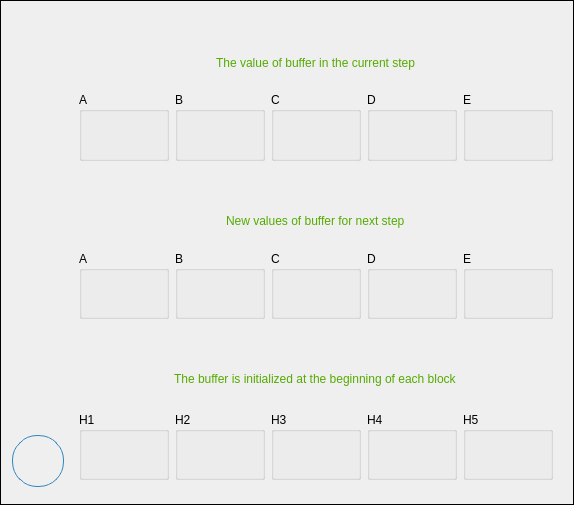
      <widget class="QFrame" name="frameLay">
       <property name="frameShape">
        <enum>QFrame::Shape::Box</enum>
       </property>
       <layout class="QGridLayout" name="gridLayout">
        <item row="4" column="1" alignment="Qt::AlignmentFlag::AlignHCenter">
         <widget class="QLabel" name="label_3">
          <property name="styleSheet">
           <string notr="true">color: rgb(85, 170, 0);
font: 700 11pt &quot;Segoe UI&quot;;</string>
          </property>
          <property name="text">
           <string>New values of buffer for next step</string>
          </property>
         </widget>
        </item>
        <item row="0" column="0" rowspan="9">
         <spacer name="verticalSpacer_2">
          <property name="orientation">
           <enum>Qt::Orientation::Vertical</enum>
          </property>
          <property name="sizeHint" stdset="0">
           <size>
            <width>20</width>
            <height>417</height>
           </size>
          </property>
         </spacer>
        </item>
        <item row="1" column="1" alignment="Qt::AlignmentFlag::AlignHCenter">
         <widget class="QLabel" name="label_4">
          <property name="styleSheet">
           <string notr="true">color: rgb(85, 170, 0);
font: 700 11pt &quot;Segoe UI&quot;;</string>
          </property>
          <property name="text">
           <string>The value of buffer in the current step</string>
          </property>
         </widget>
        </item>
        <item row="6" column="1">
         <spacer name="horizontalSpacer_2">
          <property name="orientation">
           <enum>Qt::Orientation::Horizontal</enum>
          </property>
          <property name="sizeHint" stdset="0">
           <size>
            <width>489</width>
            <height>20</height>
           </size>
          </property>
         </spacer>
        </item>
        <item row="0" column="1">
         <spacer name="horizontalSpacer_3">
          <property name="orientation">
           <enum>Qt::Orientation::Horizontal</enum>
          </property>
          <property name="sizeHint" stdset="0">
           <size>
            <width>489</width>
            <height>20</height>
           </size>
          </property>
         </spacer>
        </item>
        <item row="3" column="1">
         <spacer name="horizontalSpacer">
          <property name="orientation">
           <enum>Qt::Orientation::Horizontal</enum>
          </property>
          <property name="sizeHint" stdset="0">
           <size>
            <width>489</width>
            <height>20</height>
           </size>
          </property>
         </spacer>
        </item>
        <item row="7" column="1" alignment="Qt::AlignmentFlag::AlignHCenter">
         <widget class="QLabel" name="label_2">
          <property name="styleSheet">
           <string notr="true">color: rgb(85, 170, 0);
font: 700 11pt &quot;Segoe UI&quot;;</string>
          </property>
          <property name="text">
           <string>The buffer is initialized at the beginning of each block</string>
          </property>
         </widget>
        </item>
        <item row="8" column="1" rowspan="3">
         <widget class="QFrame" name="frame_5">
          <property name="sizePolicy">
           <sizepolicy hsizetype="Fixed" vsizetype="Fixed">
            <horstretch>0</horstretch>
            <verstretch>0</verstretch>
           </sizepolicy>
          </property>
          <property name="frameShadow">
           <enum>QFrame::Shadow::Raised</enum>
          </property>
          <layout class="QHBoxLayout" name="horizontalLayout_5">
           <item>
            <widget class="QGroupBox" name="groupH1">
             <property name="sizePolicy">
              <sizepolicy hsizetype="Expanding" vsizetype="Expanding">
               <horstretch>0</horstretch>
               <verstretch>0</verstretch>
              </sizepolicy>
             </property>
             <property name="minimumSize">
              <size>
               <width>90</width>
               <height>68</height>
              </size>
             </property>
             <property name="title">
              <string>H1</string>
             </property>
             <layout class="QVBoxLayout" name="verticalLayoutH1">
              <item>
               <widget class="QLabel" name="labelValueH1">
                <property name="text">
                 <string/>
                </property>
               </widget>
              </item>
             </layout>
            </widget>
           </item>
           <item>
            <widget class="QGroupBox" name="groupH2">
             <property name="sizePolicy">
              <sizepolicy hsizetype="Expanding" vsizetype="Expanding">
               <horstretch>0</horstretch>
               <verstretch>0</verstretch>
              </sizepolicy>
             </property>
             <property name="minimumSize">
              <size>
               <width>90</width>
               <height>68</height>
              </size>
             </property>
             <property name="title">
              <string>H2</string>
             </property>
             <layout class="QVBoxLayout" name="verticalLayoutH2">
              <item>
               <widget class="QLabel" name="labelValueH2">
                <property name="text">
                 <string/>
                </property>
               </widget>
              </item>
             </layout>
            </widget>
           </item>
           <item>
            <widget class="QGroupBox" name="groupH3">
             <property name="sizePolicy">
              <sizepolicy hsizetype="Expanding" vsizetype="Expanding">
               <horstretch>0</horstretch>
               <verstretch>0</verstretch>
              </sizepolicy>
             </property>
             <property name="minimumSize">
              <size>
               <width>90</width>
               <height>68</height>
              </size>
             </property>
             <property name="title">
              <string>H3</string>
             </property>
             <layout class="QVBoxLayout" name="verticalLayoutH3">
              <item>
               <widget class="QLabel" name="labelValueH3">
                <property name="text">
                 <string/>
                </property>
               </widget>
              </item>
             </layout>
            </widget>
           </item>
           <item>
            <widget class="QGroupBox" name="groupH4">
             <property name="sizePolicy">
              <sizepolicy hsizetype="Expanding" vsizetype="Expanding">
               <horstretch>0</horstretch>
               <verstretch>0</verstretch>
              </sizepolicy>
             </property>
             <property name="minimumSize">
              <size>
               <width>90</width>
               <height>68</height>
              </size>
             </property>
             <property name="title">
              <string>H4</string>
             </property>
             <layout class="QVBoxLayout" name="verticalLayoutH4">
              <item>
               <widget class="QLabel" name="labelValueH4">
                <property name="text">
                 <string/>
                </property>
               </widget>
              </item>
             </layout>
            </widget>
           </item>
           <item>
            <widget class="QGroupBox" name="groupH5">
             <property name="sizePolicy">
              <sizepolicy hsizetype="Expanding" vsizetype="Expanding">
               <horstretch>0</horstretch>
               <verstretch>0</verstretch>
              </sizepolicy>
             </property>
             <property name="minimumSize">
              <size>
               <width>90</width>
               <height>68</height>
              </size>
             </property>
             <property name="title">
              <string>H5</string>
             </property>
             <layout class="QVBoxLayout" name="verticalLayout_14">
              <item>
               <widget class="QLabel" name="labelValueH5">
                <property name="text">
                 <string/>
                </property>
               </widget>
              </item>
             </layout>
            </widget>
           </item>
          </layout>
         </widget>
        </item>
        <item row="5" column="1">
         <widget class="QFrame" name="frame_4">
          <property name="sizePolicy">
           <sizepolicy hsizetype="Fixed" vsizetype="Fixed">
            <horstretch>0</horstretch>
            <verstretch>0</verstretch>
           </sizepolicy>
          </property>
          <property name="frameShadow">
           <enum>QFrame::Shadow::Raised</enum>
          </property>
          <layout class="QHBoxLayout" name="horizontalLayout_4">
           <item>
            <widget class="QGroupBox" name="groupA_new">
             <property name="sizePolicy">
              <sizepolicy hsizetype="Expanding" vsizetype="Expanding">
               <horstretch>0</horstretch>
               <verstretch>0</verstretch>
              </sizepolicy>
             </property>
             <property name="minimumSize">
              <size>
               <width>90</width>
               <height>68</height>
              </size>
             </property>
             <property name="title">
              <string>A</string>
             </property>
             <layout class="QVBoxLayout" name="verticalLayoutB_new">
              <item>
               <widget class="QLabel" name="labelValueA_new">
                <property name="text">
                 <string/>
                </property>
               </widget>
              </item>
             </layout>
            </widget>
           </item>
           <item>
            <widget class="QGroupBox" name="groupB_new">
             <property name="sizePolicy">
              <sizepolicy hsizetype="Expanding" vsizetype="Expanding">
               <horstretch>0</horstretch>
               <verstretch>0</verstretch>
              </sizepolicy>
             </property>
             <property name="minimumSize">
              <size>
               <width>90</width>
               <height>68</height>
              </size>
             </property>
             <property name="title">
              <string>B</string>
             </property>
             <layout class="QVBoxLayout" name="verticalLayoutC_new">
              <item>
               <widget class="QLabel" name="labelValueB_new">
                <property name="text">
                 <string/>
                </property>
               </widget>
              </item>
             </layout>
            </widget>
           </item>
           <item>
            <widget class="QGroupBox" name="groupC_new">
             <property name="sizePolicy">
              <sizepolicy hsizetype="Expanding" vsizetype="Expanding">
               <horstretch>0</horstretch>
               <verstretch>0</verstretch>
              </sizepolicy>
             </property>
             <property name="minimumSize">
              <size>
               <width>90</width>
               <height>68</height>
              </size>
             </property>
             <property name="title">
              <string>C</string>
             </property>
             <layout class="QVBoxLayout" name="verticalLayoutD_new">
              <item>
               <widget class="QLabel" name="labelValueC_new">
                <property name="text">
                 <string/>
                </property>
               </widget>
              </item>
             </layout>
            </widget>
           </item>
           <item>
            <widget class="QGroupBox" name="groupD_new">
             <property name="sizePolicy">
              <sizepolicy hsizetype="Expanding" vsizetype="Expanding">
               <horstretch>0</horstretch>
               <verstretch>0</verstretch>
              </sizepolicy>
             </property>
             <property name="minimumSize">
              <size>
               <width>90</width>
               <height>68</height>
              </size>
             </property>
             <property name="title">
              <string>D</string>
             </property>
             <layout class="QVBoxLayout" name="verticalLayoutA_new">
              <item>
               <widget class="QLabel" name="labelValueD_new">
                <property name="text">
                 <string/>
                </property>
               </widget>
              </item>
             </layout>
            </widget>
           </item>
           <item>
            <widget class="QGroupBox" name="groupE_new">
             <property name="sizePolicy">
              <sizepolicy hsizetype="Expanding" vsizetype="Expanding">
               <horstretch>0</horstretch>
               <verstretch>0</verstretch>
              </sizepolicy>
             </property>
             <property name="minimumSize">
              <size>
               <width>90</width>
               <height>68</height>
              </size>
             </property>
             <property name="title">
              <string>E</string>
             </property>
             <layout class="QVBoxLayout" name="verticalLayout_15">
              <item>
               <widget class="QLabel" name="labelValueE_new">
                <property name="text">
                 <string/>
                </property>
               </widget>
              </item>
             </layout>
            </widget>
           </item>
          </layout>
         </widget>
        </item>
        <item row="2" column="1">
         <widget class="QFrame" name="frame_3">
          <property name="sizePolicy">
           <sizepolicy hsizetype="Expanding" vsizetype="Fixed">
            <horstretch>0</horstretch>
            <verstretch>0</verstretch>
           </sizepolicy>
          </property>
          <property name="frameShadow">
           <enum>QFrame::Shadow::Raised</enum>
          </property>
          <layout class="QHBoxLayout" name="horizontalLayout_3">
           <item>
            <widget class="QGroupBox" name="groupA">
             <property name="sizePolicy">
              <sizepolicy hsizetype="Expanding" vsizetype="Expanding">
               <horstretch>0</horstretch>
               <verstretch>0</verstretch>
              </sizepolicy>
             </property>
             <property name="minimumSize">
              <size>
               <width>90</width>
               <height>69</height>
              </size>
             </property>
             <property name="title">
              <string>A</string>
             </property>
             <layout class="QVBoxLayout" name="verticalLayout_11">
              <item>
               <widget class="QLabel" name="labelValueA">
                <property name="text">
                 <string/>
                </property>
               </widget>
              </item>
             </layout>
            </widget>
           </item>
           <item>
            <widget class="QGroupBox" name="groupB">
             <property name="sizePolicy">
              <sizepolicy hsizetype="Expanding" vsizetype="Expanding">
               <horstretch>0</horstretch>
               <verstretch>0</verstretch>
              </sizepolicy>
             </property>
             <property name="minimumSize">
              <size>
               <width>90</width>
               <height>68</height>
              </size>
             </property>
             <property name="title">
              <string>B</string>
             </property>
             <layout class="QVBoxLayout" name="verticalLayout_10">
              <item>
               <widget class="QLabel" name="labelValueB">
                <property name="text">
                 <string/>
                </property>
               </widget>
              </item>
             </layout>
            </widget>
           </item>
           <item>
            <widget class="QGroupBox" name="groupC">
             <property name="sizePolicy">
              <sizepolicy hsizetype="Expanding" vsizetype="Expanding">
               <horstretch>0</horstretch>
               <verstretch>0</verstretch>
              </sizepolicy>
             </property>
             <property name="minimumSize">
              <size>
               <width>90</width>
               <height>68</height>
              </size>
             </property>
             <property name="title">
              <string>C</string>
             </property>
             <layout class="QVBoxLayout" name="verticalLayout_9">
              <item>
               <widget class="QLabel" name="labelValueC">
                <property name="text">
                 <string/>
                </property>
               </widget>
              </item>
             </layout>
            </widget>
           </item>
           <item>
            <widget class="QGroupBox" name="groupD">
             <property name="sizePolicy">
              <sizepolicy hsizetype="Expanding" vsizetype="Expanding">
               <horstretch>0</horstretch>
               <verstretch>0</verstretch>
              </sizepolicy>
             </property>
             <property name="minimumSize">
              <size>
               <width>90</width>
               <height>68</height>
              </size>
             </property>
             <property name="title">
              <string>D</string>
             </property>
             <layout class="QVBoxLayout" name="verticalLayout_6">
              <item>
               <widget class="QLabel" name="labelValueD">
                <property name="text">
                 <string/>
                </property>
               </widget>
              </item>
             </layout>
            </widget>
           </item>
           <item>
            <widget class="QGroupBox" name="groupE">
             <property name="sizePolicy">
              <sizepolicy hsizetype="Expanding" vsizetype="Expanding">
               <horstretch>0</horstretch>
               <verstretch>0</verstretch>
              </sizepolicy>
             </property>
             <property name="minimumSize">
              <size>
               <width>90</width>
               <height>68</height>
              </size>
             </property>
             <property name="title">
              <string>E</string>
             </property>
             <layout class="QVBoxLayout" name="verticalLayout_16">
              <item>
               <widget class="QLabel" name="labelValueE">
                <property name="text">
                 <string/>
                </property>
               </widget>
              </item>
             </layout>
            </widget>
           </item>
          </layout>
         </widget>
        </item>
        <item row="9" column="0">
         <widget class="QPushButton" name="operator6">
          <property name="enabled">
           <bool>true</bool>
          </property>
          <property name="sizePolicy">
           <sizepolicy hsizetype="Expanding" vsizetype="Expanding">
            <horstretch>0</horstretch>
            <verstretch>0</verstretch>
           </sizepolicy>
          </property>
          <property name="minimumSize">
           <size>
            <width>52</width>
            <height>52</height>
           </size>
          </property>
          <property name="styleSheet">
           <string notr="true">QPushButton {
    background-color: qlineargradient(
        x1: 0, y1: 0, x2: 0, y2: 1,
        stop: 0 #73C2FB, stop: 1 #2E86C1);
    border: 1px solid #2E86C1;
    border-radius: 25px;
    min-width: 50px;
    min-height: 50px;
    max-width: 50px;
    max-height: 50px;
}</string>
          </property>
          <property name="text">
           <string/>
          </property>
          <property name="icon">
           <iconset resource="../../resources.qrc">
            <normaloff>:/icons/iconsDark/plus-circle.png</normaloff>:/icons/iconsDark/plus-circle.png</iconset>
          </property>
          <property name="iconSize">
           <size>
            <width>35</width>
            <height>35</height>
           </size>
          </property>
         </widget>
        </item>
       </layout>
      </widget>
